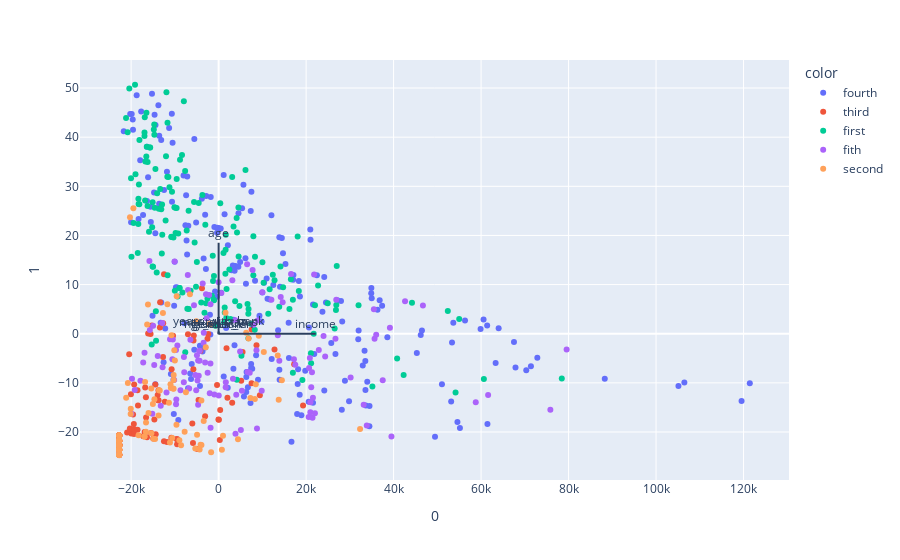

Notebook code for this chart:
### Code cell
#biplot 
df_temp = df_segm_pca_kmeans.iloc[:, :7] #temp df
features = df_segm_pca_kmeans.iloc[:, :7].columns #shows only columns w features used
cluster = df_segm_pca_kmeans['Segment']

pca = PCA(n_components=2)
components = pca.fit_transform(df_temp)

loadings = pca.components_.T * np.sqrt(pca.explained_variance_)

fig = px.scatter(components, x=0, y=1, color=cluster)

for i, feature in enumerate(features):
    fig.add_shape(
        type='line',
        x0=0, y0=0,
        x1=loadings[i,0],
        y1=loadings[i,1]
    )
    fig.add_annotation(
        x=loadings[i,0],
        y=loadings[i,1],
        ax=0, ay=0,
        xanchor="center",
        yanchor="bottom",
        text=feature,
    )

fig.show()

### Figure 1 — Plotly figure (JSON) as saved in the notebook; plotly's stock layout.template omitted (floating-point values rounded to 4 significant figures; data arrays with more than 128 entries replaced by an {"elided": "..."} marker saying what was removed)
{"data": [{"hovertemplate": "color=fourth<br>0=%{x}<br>1=%{y}<extra></extra>", "legendgroup": "fourth", "marker": {"color": "#636efa", "symbol": "circle"}, "mode": "markers", "name": "fourth", "orientation": "v", "showlegend": true, "type": "scatter", "x": {"elided": "210 float values"}, "xaxis": "x", "y": {"elided": "210 float values"}, "yaxis": "y"}, {"hovertemplate": "color=third<br>0=%{x}<br>1=%{y}<extra></extra>", "legendgroup": "third", "marker": {"color": "#EF553B", "symbol": "circle"}, "mode": "markers", "name": "third", "orientation": "v", "showlegend": true, "type": "scatter", "x": {"elided": "133 float values"}, "xaxis": "x", "y": {"elided": "133 float values"}, "yaxis": "y"}, {"hovertemplate": "color=first<br>0=%{x}<br>1=%{y}<extra></extra>", "legendgroup": "first", "marker": {"color": "#00cc96", "symbol": "circle"}, "mode": "markers", "name": "first", "orientation": "v", "showlegend": true, "type": "scatter", "x": {"elided": "168 float values"}, "xaxis": "x", "y": {"elided": "168 float values"}, "yaxis": "y"}, {"hovertemplate": "color=fith<br>0=%{x}<br>1=%{y}<extra></extra>", "legendgroup": "fith", "marker": {"color": "#ab63fa", "symbol": "circle"}, "mode": "markers", "name": "fith", "orientation": "v", "showlegend": true, "type": "scatter", "x": [21830.0, -7044.0, 17210.0, 622.7, -3394.0, 33870.0, 1616.0, 20590.0, -4692.0, -15160.0, -5629.0, 24350.0, -16940.0, -6735.0, 58780.0, -4378.0, -14980.0, -1873.0, -13920.0, -7851.0, -19800.0, 61610.0, 21170.0, 7948.0, -17240.0, -9433.0, -10470.0, 21560.0, 16560.0, 6635.0, 7772.0, 46700.0, -12810.0, 29.72, -5116.0, 5086.0, -3446.0, -3089.0, 22900.0, 39160.0, -19180.0, 26890.0, 5330.0, 6513.0, -2741.0, 17520.0, 4035.0, -4816.0, -1839.0, -4688.0, 37510.0, 13530.0, -4338.0, -4545.0, -2888.0, 7110.0, -11910.0, 14190.0, -2166.0, -10170.0, 3855.0, -9734.0, 14640.0, 9972.0, -9740.0, 3280.0, -5316.0, -2026.0, -3640.0, -13230.0, -19960.0, 75840.0, 4907.0, 42620.0, 79560.0, 8768.0, -4955.0, 35650.0, 20850.0, -15820.0, -7959.0, 21470.0, -8717.0, 20680.0, -11120.0, 26710.0, 35490.0, 3141.0, -7.279, -15720.0, 21340.0, -1858.0, 3820.0, 23980.0, 36020.0, -6984.0, 8651.0, 20980.0, 12060.0, -4351.0, -982.3, -6452.0, -17870.0, 20990.0, -9670.0, -14720.0, -12880.0, 22010.0, 8913.0, -10060.0, -2510.0, 39510.0, 30170.0, 33160.0, -10570.0, 1640.0, 9853.0, 13880.0, -7933.0], "xaxis": "x", "y": [12.06, 11.97, -5.187, 8.302, 0.2071, -18.7, -10.87, -16.93, -5.44, -16.3, 5.792, -4.639, -3.883, -11.17, -13.95, -3.533, 1.624, -6.034, -4.52, -7.858, -9.17, -12.49, -10.89, 1.841, -5.879, -2.397, -1.153, -13.02, 12.16, -7.808, 12.95, 5.764, -6.804, -12.59, -11.48, -19.57, -1.85, -5.85, -3.3, 1.202, -11.43, 6.9, -11.63, 14.16, 3.132, -6.292, -12.41, -9.524, -19.11, -14.44, -9.488, -0.3128, -3.463, -8.555, 8.045, -7.929, -11.97, 7.487, 7.865, -9.413, -20.34, -14.36, 6.408, 8.417, -3.33, -9.144, -8.397, -12.13, 10.23, -14.67, -16.31, -15.48, -3.594, 6.626, -3.201, -19.3, -4.367, -1.045, -4.957, 14.81, -9.887, -17.1, -11.52, -6.964, -1.113, -1.04, 5.0, 10.88, 10.46, 0.7629, -7.861, 5.986, 2.747, -0.4598, -0.1878, 8.881, -3.386, -15.97, 6.915, -5.512, -12.36, -1.207, -9.57, -13.93, -13.39, -6.388, 2.18, -16.2, 2.712, 14.69, -7.951, -20.92, -8.921, -14.43, -5.206, -9.86, -11.58, -5.478, -4.721], "yaxis": "y"}, {"hovertemplate": "color=second<br>0=%{x}<br>1=%{y}<extra></extra>", "legendgroup": "second", "marker": {"color": "#FFA15A", "symbol": "circle"}, "mode": "markers", "name": "second", "orientation": "v", "showlegend": true, "type": "scatter", "x": [-22730.0, -22730.0, -5106.0, -22730.0, -22730.0, -1713.0, -22730.0, -9580.0, -22730.0, -22730.0, -15390.0, -7482.0, -20750.0, 32330.0, 9182.0, -22730.0, -10780.0, -22730.0, -20080.0, -11350.0, -2939.0, 7267.0, -3943.0, 6851.0, -4131.0, -22730.0, -8978.0, -16960.0, -22730.0, -19490.0, -22730.0, -10620.0, -22730.0, -10000.0, 13510.0, -22730.0, 4427.0, -22730.0, -14530.0, -11000.0, -22730.0, -10280.0, -22730.0, -22730.0, 10330.0, -13630.0, -22730.0, -10130.0, 14460.0, -22730.0, -22730.0, -2044.0, -22730.0, -22730.0, -4924.0, -16810.0, -22730.0, -10270.0, -11700.0, -22730.0, -10290.0, 8492.0, -13460.0, -4341.0, -12730.0, -22730.0, -16940.0, -22730.0, -10910.0, -21140.0, -22730.0, -22730.0, -8587.0, -22730.0, -22730.0, -18300.0, 6302.0, -2037.0, -22730.0, -9641.0, -14680.0, -5327.0, -22730.0, -11130.0, -10420.0, -22730.0, -6560.0, -13730.0, -16600.0, -22730.0, -22730.0, -3922.0, 747.7, -22730.0, -16150.0, 8285.0, -15030.0, -3409.0, -14900.0, -22730.0, -16030.0, -22730.0, -7769.0, -16340.0, -15380.0, -22730.0, 1572.0, 13740.0, -22730.0, -22730.0, -16620.0, -22730.0, 1003.0, -20110.0, -22730.0, -22730.0, -20260.0], "xaxis": "x", "y": [-21.76, -22.78, 2.527, -22.78, -20.73, -24.14, -22.6, 7.637, -24.65, -24.65, -11.15, -11.9, -10.02, -19.4, -0.4212, -23.63, -0.3073, -22.78, -15.29, -14.05, -2.733, -13.08, -13.57, -0.9553, -22.6, -24.73, -21.66, -20.92, -21.76, 25.54, -22.6, -21.23, -22.65, -5.424, -4.41, -22.78, -21.48, -23.63, -21.44, -10.26, -20.73, -8.392, -21.76, -23.63, -3.74, -11.53, -24.65, -3.372, -9.478, -21.76, -24.65, 1.946, -22.78, -22.6, -20.53, -9.823, -21.76, -9.393, 5.981, -21.76, -11.2, -10.27, -11.57, -23.58, 4.213, -24.65, -20.93, -21.76, -11.06, -13.02, -20.73, -23.63, -22.69, -20.73, -21.76, -20.64, 0.1861, 1.944, -23.63, -18.51, -13.36, -23.38, -20.73, -22.15, -11.17, -22.6, 8.026, -16.63, -18.08, -23.63, -23.63, -22.65, -23.63, -23.63, 5.946, -13.3, -14.3, -17.77, -21.36, -22.6, -16.15, -24.65, -19.94, 1.897, -20.23, -23.63, 4.26, -13.43, -22.78, -21.76, -19.97, -20.73, -20.75, -16.31, -22.78, -20.73, 23.73], "yaxis": "y"}], "layout": {"annotations": [{"ax": 0, "ay": 0, "text": "income", "x": 22210.0, "xanchor": "center", "y": -0.00391, "yanchor": "bottom"}, {"ax": 0, "ay": 0, "text": "age", "x": 4.682, "xanchor": "center", "y": 18.53, "yanchor": "bottom"}, {"ax": 0, "ay": 0, "text": "years_with_bank", "x": 0.1086, "xanchor": "center", "y": 0.483, "yanchor": "bottom"}, {"ax": 0, "ay": 0, "text": "nbr_children", "x": 0.3127, "xanchor": "center", "y": -0.1443, "yanchor": "bottom"}, {"ax": 0, "ay": 0, "text": "marital_status", "x": 0.2207, "xanchor": "center", "y": 0.2577, "yanchor": "bottom"}, {"ax": 0, "ay": 0, "text": "gender_F", "x": -0.07303, "xanchor": "center", "y": 0.0141, "yanchor": "bottom"}, {"ax": 0, "ay": 0, "text": "gender_M", "x": 0.07303, "xanchor": "center", "y": -0.0141, "yanchor": "bottom"}], "legend": {"title": {"text": "color"}, "tracegroupgap": 0}, "margin": {"t": 60}, "shapes": [{"type": "line", "x0": 0, "x1": 22210.0, "y0": 0, "y1": -0.00391}, {"type": "line", "x0": 0, "x1": 4.682, "y0": 0, "y1": 18.53}, {"type": "line", "x0": 0, "x1": 0.1086, "y0": 0, "y1": 0.483}, {"type": "line", "x0": 0, "x1": 0.3127, "y0": 0, "y1": -0.1443}, {"type": "line", "x0": 0, "x1": 0.2207, "y0": 0, "y1": 0.2577}, {"type": "line", "x0": 0, "x1": -0.07303, "y0": 0, "y1": 0.0141}, {"type": "line", "x0": 0, "x1": 0.07303, "y0": 0, "y1": -0.0141}], "xaxis": {"anchor": "y", "domain": [0, 1], "title": {"text": "0"}}, "yaxis": {"anchor": "x", "domain": [0, 1], "title": {"text": "1"}}}}
